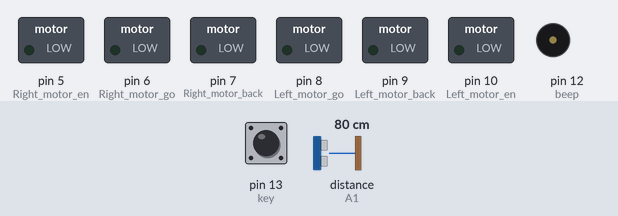
Bench run of a sketch on a simulated Arduino Uno, built with avr-gcc and run on an emulated ATmega328P. Shown: switched loads named in the sketch (green lamp = pin HIGH), buzzer (waves = sounding, pin HIGH). Dashed ring = blinking. The inputs (shaded band) are chosen by the test bench; at power-on: pin 13 (key) HIGH, distance to the obstacle (sensor on A1) 80 cm. The echo pulse lasts 58.3 µs per cm; pins used as bus, display or sensor lines are not drawn; what the sketch prints to the serial monitor is not drawn.

Above: at 1.2 s.
1.3 s: pin 13 (key) pulled LOW for 0.15 s
At 2.6 s:
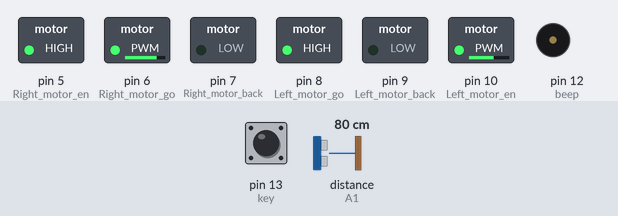
4.4 s: distance to the obstacle (sensor on A1) set to 41 cm
7.4 s: distance to the obstacle (sensor on A1) set to 33 cm
At 10.3 s:
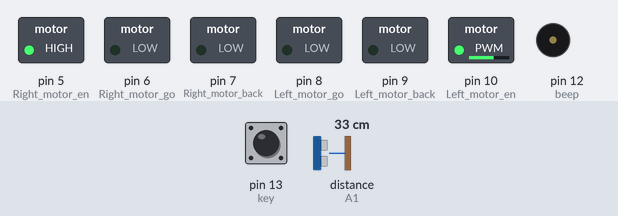
10.4 s: distance to the obstacle (sensor on A1) set to 60 cm
At 11.3 s:
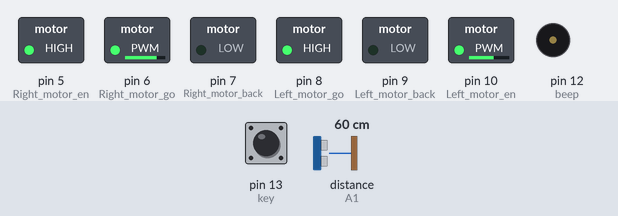
Timing chart, 0 to 13.4 s (numbered marks = the images above; inputs shaded):
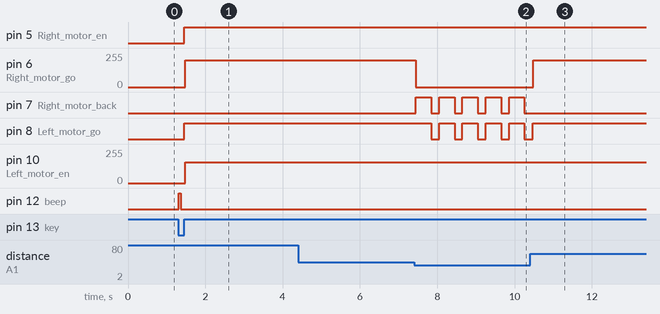

Measured:
- the behaviour switches between 38 and 37 cm on distance to the obstacle (sensor on A1) (found by bisection; images 1 and 2)
- after the input at 1.3 s, pin 5 (Right_motor_en), pin 8 (Left_motor_go): LOW → HIGH after 0.16 s; pin 6 (Right_motor_go): 0/255 → 200/255 after 0.18 s; pin 10 (Left_motor_en): 0/255 → 157/255 after 0.18 s; pin 12 (beep): LOW → HIGH at once, → LOW 0.05 s later
- after the input at 7.4 s, pin 6 (Right_motor_go): 200/255 → 0/255 at once; pin 7 (Right_motor_back): alternates HIGH for 0.40 s and LOW for 0.20 s, starting at once; pin 8 (Left_motor_go): alternates HIGH for 0.40 s and LOW for 0.20 s, starting after 0.44 s
- after the input at 10.4 s, pin 6 (Right_motor_go): 0/255 → 200/255 after 0.08 s; pin 7 (Right_motor_back): stops changing and stays LOW; pin 8 (Left_motor_go): goes on until 10.5 s, then stays HIGH

The sketch:

ultrasonic_obstacle_avoidance_experiment.ino
```cpp
//============================UNIROI==========================
// Ultrasonic check obstacle and avoid Experiment
//===============================================================
int Echo = A1;  // Set Echo port
int Trig =A0;  //  Set Trig port

int Distance = 0;
//==============================
//==============================
int Left_motor_go=8;
int Left_motor_back=9;

int Right_motor_go=6;
int Right_motor_back=7;

int Right_motor_en=5;
int Left_motor_en=10;

/*Set Button port*/
int key=13;

/*Set BUZZER port*/
int beep=12;


void setup()
{
  Serial.begin(9600);

  pinMode(Left_motor_go, OUTPUT); // PIN 8 (PWM)
  pinMode(Left_motor_back, OUTPUT); // PIN 9 (PWM)
  pinMode(Right_motor_go, OUTPUT); // PIN 6 (PWM)
  pinMode(Right_motor_back, OUTPUT); // PIN 7 (PWM)
  pinMode(Right_motor_en,OUTPUT);// PIN 5 (PWM)
  pinMode(Left_motor_en,OUTPUT);// PIN 10 (PWM)
  pinMode(key,INPUT);// Set button as input
  pinMode(beep,OUTPUT);// Set buzzer as output

  pinMode(Echo, INPUT);    // Set Echo port mode
  pinMode(Trig, OUTPUT);   // Set Trig port mode

  digitalWrite(key,HIGH);//Initialize button
  digitalWrite(beep,LOW);// set buzzer mute

}
void run()     // ahead
{
 digitalWrite(Left_motor_en,HIGH);  // Left motor enable
  analogWrite(Left_motor_en,157);
  digitalWrite(Right_motor_en,HIGH);  // Right motor enable
  digitalWrite(Right_motor_go,HIGH);  // right motor go ahead
  digitalWrite(Right_motor_back,LOW);
  analogWrite(Right_motor_go,200);//PWM--Pulse Width Modulation(0~255). right motor go speed is 255.
  analogWrite(Right_motor_back,0);
  digitalWrite(Left_motor_go,HIGH);  // set left motor go ahead
  digitalWrite(Left_motor_back,LOW);
  analogWrite(Left_motor_go,137);//PWM--Pulse Width Modulation(0~255).left motor go speed is 135.
  analogWrite(Left_motor_back,0);
 // delay(time * 100);   //Running time can be adjusted
}

void brake(int time)         //STOP
{
  digitalWrite(Right_motor_go,LOW);//Stop the right motor
  digitalWrite(Right_motor_back,LOW);
  digitalWrite(Left_motor_go,LOW);//Stop the left motor
  digitalWrite(Left_motor_back,LOW);
  delay(time * 100);  //Running time can be adjusted
}

void left(int time)        //turn left
{
  digitalWrite(Right_motor_go,HIGH);	// right motor go ahead
  digitalWrite(Right_motor_back,LOW);
  analogWrite(Right_motor_go,190); // PWM--Pulse Width Modulation(0~255) control speed，right motor go speed is 255.
  analogWrite(Right_motor_back,0);
  digitalWrite(Left_motor_go,LOW);   // left motor stop
  digitalWrite(Left_motor_back,LOW);
  analogWrite(Left_motor_go,0);
  analogWrite(Left_motor_back,0);
  delay(time * 100);
}
void spin_left(int time)   //Left rotation
{
  digitalWrite(Right_motor_go,HIGH);// right motor go ahead
  digitalWrite(Right_motor_back,LOW);
  analogWrite(Right_motor_go,200);// PWM--Pulse Width Modulation(0~255) control speed ,right motor go speed is 200.
  analogWrite(Right_motor_back,0);
  digitalWrite(Left_motor_go,LOW);   // left motor back off
  digitalWrite(Left_motor_back,HIGH);
  analogWrite(Left_motor_go,0);
  analogWrite(Left_motor_back,200);// PWM--Pulse Width Modulation(0~255) control speed,left motor back speed is 200.
  delay(time * 100);
}

void right(int time)      //turn right
{
 digitalWrite(Right_motor_go,LOW);   // right motor stop
  digitalWrite(Right_motor_back,LOW);
  analogWrite(Right_motor_go,0);
  analogWrite(Right_motor_back,0);
  digitalWrite(Left_motor_go,HIGH);// left motor go ahead
  digitalWrite(Left_motor_back,LOW);
  analogWrite(Left_motor_go,230);// PWM--Pulse Width Modulation(0~255) control speed ,left motor go speed is 255.
  analogWrite(Left_motor_back,0);
  delay(time * 100);
}

void spin_right(int time)   //Right rotation
{
  digitalWrite(Right_motor_go,LOW);  // right motor back off
  digitalWrite(Right_motor_back,HIGH);
  analogWrite(Right_motor_go,0);
  analogWrite(Right_motor_back,200);// PWM--Pulse Width Modulation(0~255) control speed
  digitalWrite(Left_motor_go,HIGH);// left motor go ahead
  digitalWrite(Left_motor_back,LOW);
  analogWrite(Left_motor_go,200);// PWM--Pulse Width Modulation(0~255) control speed
  analogWrite(Left_motor_back,0);
  delay(time * 100);
}

void back(int time)   //back off
{
  digitalWrite(Right_motor_go,LOW); //right motor back off
  digitalWrite(Right_motor_back,HIGH);
  analogWrite(Right_motor_go,0);
  analogWrite(Right_motor_back,150);// PWM--Pulse Width Modulation(0~255) control speed
  analogWrite(Right_motor_en,165);
  digitalWrite(Left_motor_go,LOW);  //left motor back off
  digitalWrite(Left_motor_back,HIGH);
  analogWrite(Left_motor_go,0);
  analogWrite(Left_motor_back,140);// PWM--Pulse Width Modulation(0~255) control speed
  delay(time * 100);
}

//==========================================================


void Distance_test()   // Measuring front distance
{
  digitalWrite(Trig, LOW);    // set trig port low level for 2μs
  delayMicroseconds(2);
  digitalWrite(Trig, HIGH);  // set trig port high level for 10μs(at least 10μs)
  delayMicroseconds(10);
  digitalWrite(Trig, LOW);    // set trig port low level
  float Fdistance = pulseIn(Echo, HIGH);  // Read echo port high level time(unit:μs)
  Fdistance= Fdistance/58;       // Distance(m) =(time(s) * 344(m/s)) / 2     /****** The speed of sound is 344m/s.*******/
                                 //  ==> 2*Distance(cm) = time(μs) * 0.0344(cm/μs)
                                 // ==> Distance(cm) = time(μs) * 0.0172 = time(μs) / 58
  Serial.print("Distance:");      //Output Distance(cm)
  Serial.println(Fdistance);         //display distance
  Distance = Fdistance;
}

//==========================================================

void keysacn()
{
  int val;
  val=digitalRead(key);// Reads the button ,the level value assigns to val
  while(digitalRead(key))// When the button is not pressed
  {
    val=digitalRead(key);
  }
  while(!digitalRead(key))// When the button is pressed
  {
    delay(10);	//delay 10ms
    val=digitalRead(key);// Reads the button ,the level value assigns to val
    if(val==LOW)  //Double check the button is pressed
    {

      digitalWrite(beep,HIGH);//The buzzer sounds
      delay(50);//delay 50ms
      while(!digitalRead(key))	//Determine if the button is released or not
        digitalWrite(beep,LOW);//mute
    }
    else
      digitalWrite(beep,LOW);//mute
  }
}
/*main loop*/

void loop()
{
  keysacn();//Press the button to start

  while(1)
  {

    Distance_test();//Measuring front distance

    if(Distance <38)//The value is the distance that meets the obstacle, and can be set according to the actual situation
    {
      delay(10);
      Distance_test();//Measuring front distance
      while(Distance<38)//Determine whether there is an obstruction again.If there is obstacle , turn the direction and determine again.
      {

       spin_right(4);//Right rotation for 300ms
        brake(1);//stop
        delay(100);
        Distance_test();//Measuring front distance
      }
    }
    else
         run();//There is nothing obstacled. Go ahead.

  }
}
```
